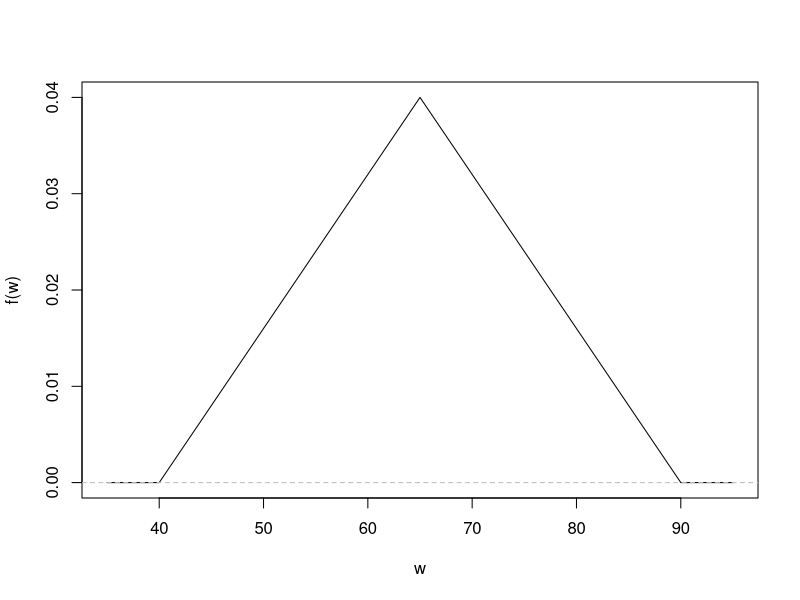
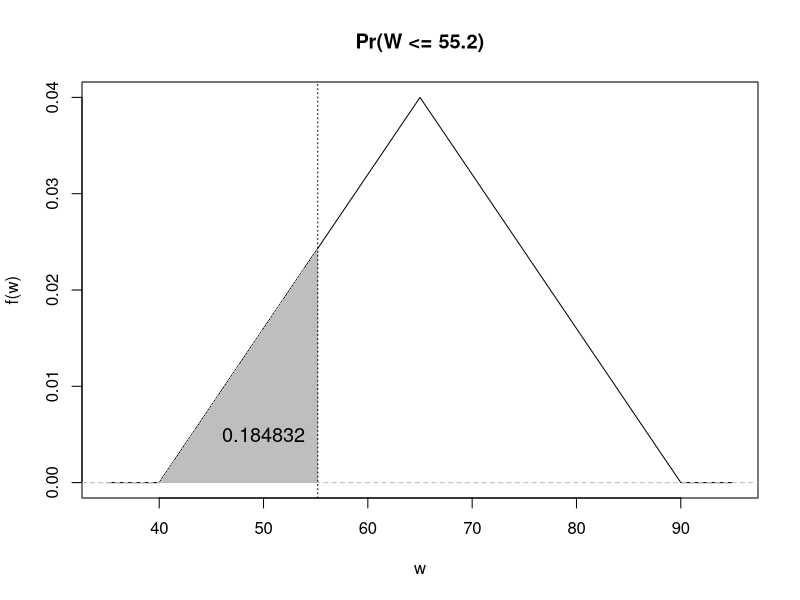
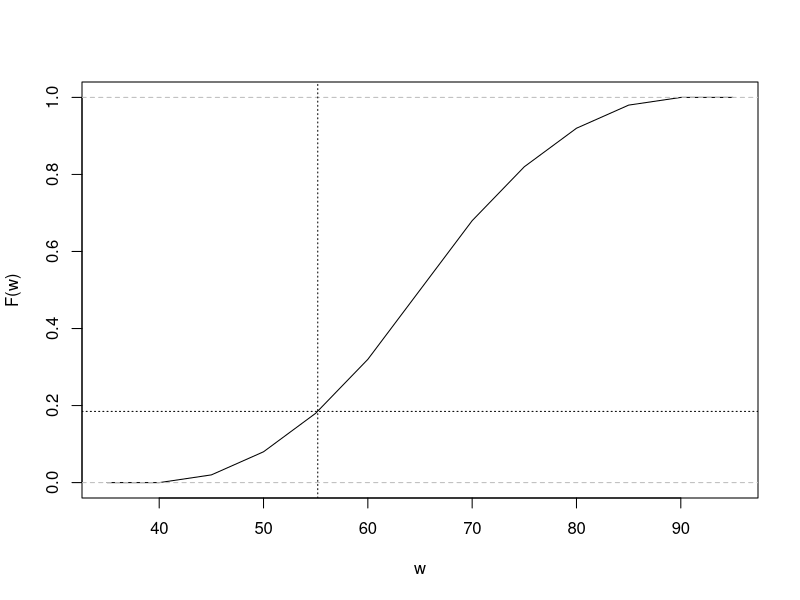
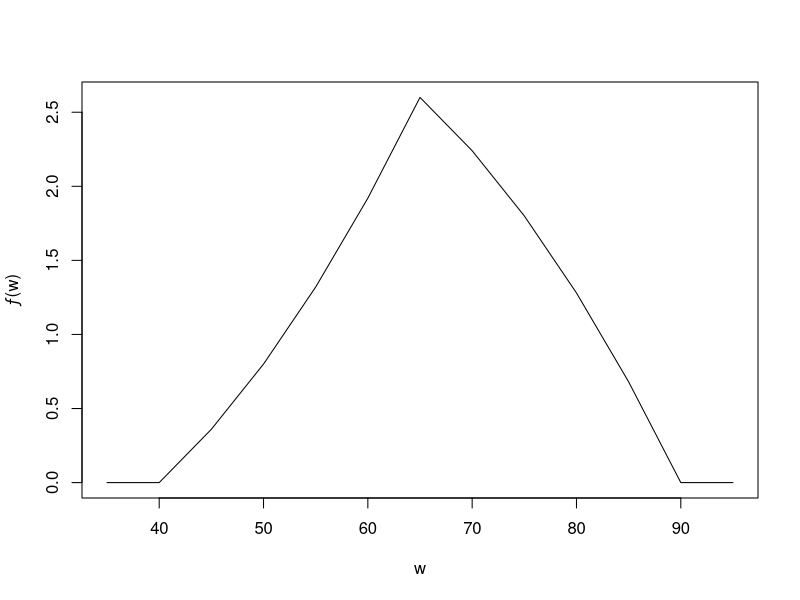
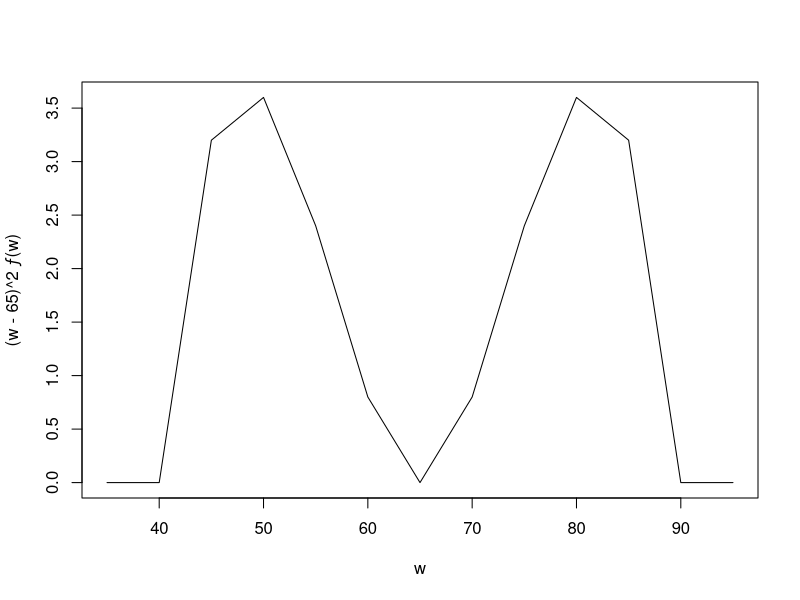

The R script that drew these images, in order:
# ================================================================================
# Continuous Random Variables ---------------------------------------------
# ================================================================================
# A probability distribution tied to a continuous random variable is called a probability
# density function. Consider the following temprature example:

# ƒ(w) = 
#  (w - 40) / 625 if 40 ≤ w ≤ 65;
#  (90 - w) / 625 if 65 < w ≤ 90;
#  otherwise 0.

# The division by 625 normalises the output, in order to obtain a total Pr = 1.

# To plot the density function, consider the following code:
w <- seq(from = 35, to = 95, by = 5)
w

lower_w <- w >= 40 & w <= 65
lower_w

upper_w <- w > 65 & w <= 90
upper_w

# Now we make use of the above to evaluate the correct result of ƒ(w) for entries in w:
fw <- rep(0, length(w))
fw[lower_w] <- (w[lower_w] - 40) / 625
fw[upper_w] <- (90 - w[upper_w]) / 625
fw
# This doesn't mean that you've just written am R-coded function to return ƒ(w) for any w.
# Here, you've merely created a vector to obtain the corresponding values of the 
# *mathemtical* function as the vector fw. However, these two vectors are sufficient for
# plotting.
plot(w, fw, type = "l", ylab = "f(w)")
abline(h = 0, col = "grey", lty = 2)

# To calculate the total area underneath the function, you need be concerned only with the
# function evaluated at 40 ≤ w ≤ 90 since it is zero everywhere else!

# You can do this geometrically by working out the area of the triangle formed by the 
# function and the horizonal line at zero. For this triangle, you can use the standard
# triangle are formula, half times base times height:
.5*50*.04

# What's the Pr(w ≤ 55.2)? For this, one must find the area underneath ƒ(w), the 
# probability density function, bounded by the horizontal line at zero and an imaginary 
# vertical line at 55.2. In Cartesian coordinates, this is the triangle formed by the 
# vertices at (40, 0), (55.2, 0), and (55.2, f(55.2)).

# Therefore, one should first workout the value of ƒ(55.2):
fw_specific <- (55.2 - 40) / 625
fw_specific
# NOTE: this is not a probability, it cannot be assigned to specific realisations. It is
# just the height value of the function that is needed in order to calculate the 
# interval-based probability Pr(W ≤ 55.2)!

# One can easily determine that the base of the trianlge in this setting is 
# 55.2 - 40 = 15.2. Then, along with fw_specific, note that the area formula gives:
fw_specific_area <- .5 * 15.2 * fw_specific
fw_specific_area
# ... thus, the answer is reached. You've shown geometrically, using ƒ(w), that the
# Pr(W ≤ 55.2) ≈ .185, rounded. In other words, you can say that there is roughly an
# 18.5 % chance that the max temp will be less than or equal to 55.2 degrees F

# The followng R code plots the density function ƒ(w) and marks off and shades the area of
# interest:
fw_specific_vertices <- rbind(c(40, 0), c(55.2, 0), c(55.2, fw_specific))
fw_specific_vertices

plot(w, fw, type = "l", ylab = "f(w)", main = "Pr(W <= 55.2)")
abline(h = 0, col = "grey", lty = 2)
polygon(fw_specific_vertices, col = "grey", border = NA)
abline(v = 55.2, lty = 3)
text(50, .005, labels = fw_specific_area, cex = 1.2)

# However, as stated in the text, I am aware that not all density functions can be 
# appraised in this simple geometric fashion, and formally, integration is the method
# to find areas of a function.

# Cumulative Probability Distributions of Continuous Random Variables --------
# Given a certain value of w, more generally, you find a cumulatgive probability for a
# continuous random variable by calculating the area under the density function of 
# interest, from -Inf to w. This general treatment therefore requires mathematical 
# integration of the relevant probability density function. 

# For the temp example, it can be shown that the cumulative distribution function F is 
# given with the following:


#  F(w) = ∫ -∞ to w f(µw) du

#  is

#  =  0 if w < 40;

#  = (w^2 - 80w + 1600) / 1250 if 40 ≤ w ≤ 65;

#  = (180w - w^2 - 6850) / 1250 if 65 < w ≤ 90;

#  1 otherwise.


# Making use of the sequence w and the logical vectors lower_w and upper_w, you can use
# the same vector subset-and-overwrite approach to plot F(w):
Fw <- rep(0, length(w))
Fw[lower_w] <- (w[lower_w]^2 - 80 * w[lower_w] + 1600) / 1250
Fw[upper_w] <- (180 * w[upper_w] - w[upper_w]^2 - 6850) / 1250
Fw[w > 90] <- 1

plot(w, Fw, type = "l", ylab = "F(w)")
abline(h = c(0, 1), col = "grey", lty = 2)
# Including these extra two lines identifies the fact that at w = 55.2, the cumulative
# probability is located precisely on the curve of F:
abline(v = 55.2, lty = 3)
abline(h = fw_specific_area, lty = 3)

# Mean and Variance of a Continuous Random Variable -----------------------
# Naturally, it is also possible, and useful, to determine the mean and variance of a
# continuous random variable.

# For a continuous random variable W with density f, the mean uw (or expectation or
# expected value E[W]) is again interpreted as the "average outcome" that you can expect
# over many realisations. This is expressed mathematically as follows:

#  µw = E[W] = ∫ -∞ to ∞ ƒ(w) ∂w

# This can be read as "the total area underneath the function given by the multiplication
# of the density f(w) with the value of w itself."

# For W, the variance sigma^2, also written as Var[W], quantifies the variability 
# inherent in realisations of W. Calculation of the continuous variable variance depends 
# upon its mean uw and is given as follows:

#  ∑^2 = Var[W] = ∫ -∞ to ∞ (w - µw)^2 ƒ(w) ∂w 

# Again, the procedure is to find the area under the density function multiplied by a
# certain quantity - in this case, the squared difference of the value of w with the 
# overall expected value uw.

# However, analytic calculations of integrals can be quite complex - let's leave it up
# to the mathematicians - luckily we have software for us these days, depsite the 
# information asymmetry!

# In terms of the required integrals, you can therefore use the previously stored w and
# fw objects to view the functions wƒ(w) and (w - µw)^2 ƒ(w), by executing the following:
plot(w, w * fw, type = "l", ylab = "ƒ(w)")
plot(w, (w - 65)^2 * fw, type = "l", ylab = "(w - 65)^2 ƒ(w)")

# ================================================================================
# Exercise 15.2 -----------------------------------------------------------
# ================================================================================
# c. Return to the temp example.

#  i) Write a function to return ƒ(w) for any number vector of values supplied as w.
#     Try to avoid using a loop in favour of vector-orientated operations.
fw_function <- function(w) {
  lower_w <- w >= 40 & w<= 65
  upper_w <- w > 65 & w <= 90
  
  fw <- rep(0, length(w))
  fw[lower_w] <- (w[lower_w] - 40) / 625
  fw[upper_w] <- (90 - w[upper_w]) / 625
  
  return(fw)
}

fw_function(55.2)
# ... correct!

#  ii). Write a function to return F(w) for any numeric vector of values supplied as w:
Fw_function <- function(w) {
  lower_w <- w >= 40 & w<= 65
  upper_w <- w > 65 & w <= 90
  
  Fw <- rep(0, length(w))
  Fw[lower_w] <- (w[lower_w]^2 - 80 * w[lower_w] + 1600) / 1250
  Fw[upper_w] <- (180 * w[upper_w] - w[upper_w]^2 - 6850) / 1250
  Fw[w > 90] <- 1
  
  return(Fw)
}
Fw_function(55.2)
# ... correct!


# iv & v) 
1 - Fw_function(60)
1 - Fw_function(c(60.3, 76.89))

# End file ----------------------------------------------------------------